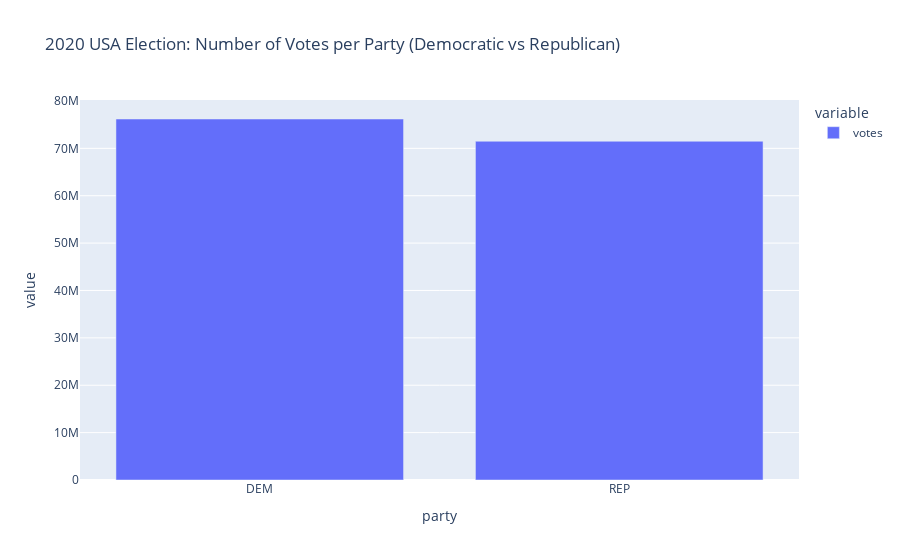

This figure's notebook cell:
### Code cell
df_vote_counts = pd.read_csv('/kaggle/input/us-election-2020/president_county_candidate.csv')
democrat = df_vote_counts['party'] == 'DEM'
republican = df_vote_counts['party'] == 'REP'
df_vote_counts = df_vote_counts[democrat|republican]
df_vote_counts = pd.DataFrame(df_vote_counts.groupby('party')['votes'].sum())
fig = px.bar(df_vote_counts,title='2020 USA Election: Number of Votes per Party (Democratic vs Republican)')
fig.show()

### Figure 1 — Plotly figure (JSON) as saved in the notebook; plotly's stock layout.template omitted (floating-point values rounded to 4 significant figures)
{"data": [{"alignmentgroup": "True", "hovertemplate": "variable=votes<br>party=%{x}<br>value=%{y}<extra></extra>", "legendgroup": "votes", "marker": {"color": "#636efa"}, "name": "votes", "offsetgroup": "votes", "orientation": "v", "showlegend": true, "textposition": "auto", "type": "bar", "x": ["DEM", "REP"], "xaxis": "x", "y": [76193955, 71500110], "yaxis": "y"}], "layout": {"barmode": "relative", "legend": {"title": {"text": "variable"}, "tracegroupgap": 0}, "title": {"text": "2020 USA Election: Number of Votes per Party (Democratic vs Republican)"}, "xaxis": {"anchor": "y", "domain": [0.0, 1.0], "title": {"text": "party"}}, "yaxis": {"anchor": "x", "domain": [0.0, 1.0], "title": {"text": "value"}}}}
